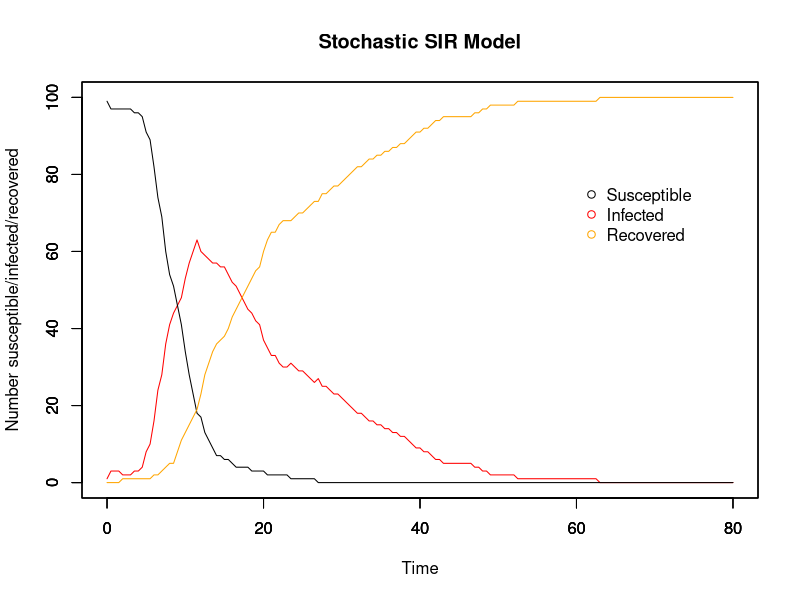
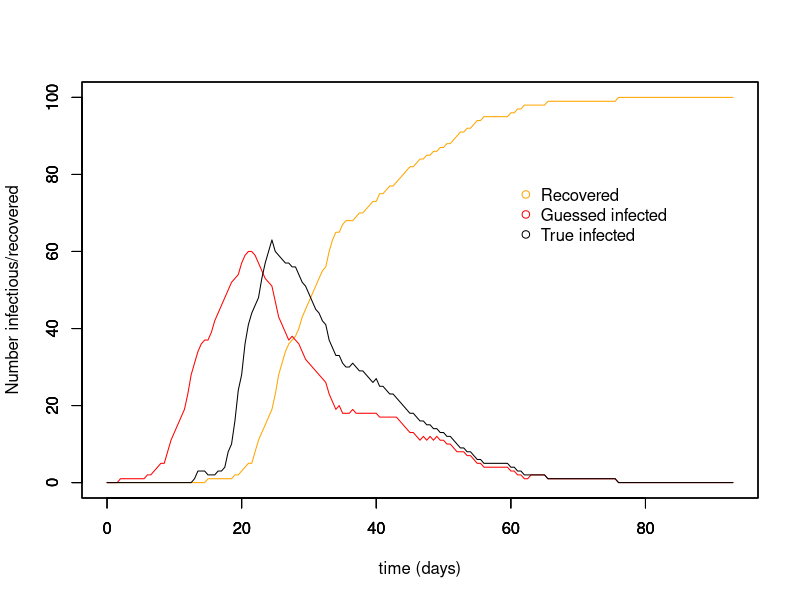

The R source for these figures, in order: (Note: a time limit stopped this script after it produced the figures.)
# MCMC estimating stochastic processes
# 3 unknonws: beta, gamma, and the time of infection for each individual
# 17/11/17

##########################
## Input values for SIR ##
##########################

# Time
timestep <- 0.5
end <- 80
times <- seq(0, end, by = timestep)

# Initial population: N-1 susceptible, 1 infectious, 0 recovered
init.values = c(
  S = 100-1,
  I = 1,
  R = 0
)
N = sum(init.values)

# Beta & gammma
beta <- 5e-3
gamma <- 8e-2
1/gamma

###############
## The model ##
###############

# Array for holding collective disease status information for whole period of time
data <- array(0, dim =c(length(times), length(init.values)+3))
data[,1] <- times # make first column the timesteps to make plotting easier later on

set.seed(7) # Good ones: 7, 14, 22, 30

# For loops for calculating the numbers susceptible, infected, and recovered at each timepoint
for (time in times){
  if (time == 0){ # Set up the number of S/I/R at time 0
    data[1,2] <- init.values["S"] # number of susceptibles at time 0
    data[1,3] <- init.values["I"] # number of infecteds at time 0
    data[1,4] <- init.values["R"] # number of recovereds at time 0
    data[1,5] <- init.values["I"] # number newly infected at time 0
    data[1,6] <- init.values["R"] # number newly recovered at time 0
    
  } else{
    whole_time <- 1/timestep * time # makes time into the whole number that it corresponds to in the array
    
    inf <- rbinom(1, size = data[whole_time,2], (1-(exp(-beta*data[whole_time,3]*timestep)))) # number who become infected in this timestep
    rec <- rbinom(1, size = data[whole_time,3], (1-(exp(-gamma*timestep)))) # number who become recovered in this timestep
    
    data[whole_time+1,2] <- data[whole_time,2] - inf # number of susceptibles at other times
    
    data[whole_time+1,3] <- data[whole_time,3]  + inf - rec # number of infecteds at other times
    
    data[whole_time+1,4] <- data[whole_time,4] + rec # number of recovereds at other times
    
    data[whole_time+1,5] <- data[whole_time+1,3] - data[whole_time,3] + data[whole_time+1,4] - data[whole_time,4] # number of newly infected
    
    data[whole_time+1,6] <- data[whole_time+1,4] - data[whole_time,4] # number of newly recovered
  }
}

###############
## SIR plots ##
###############

run_stoch <- data.frame(data) # make array into a dataframe
colnames(run_stoch) <- c("time","S", "I", "R", "new_I", "new_R")

par(mfrow = c(1,1))

# Plot for SIR model
plot(x = run_stoch$time, y = run_stoch$I, type = "l", col = "red", ylim = c(0,N),
     xlab = "Time", ylab = "Number susceptible/infected/recovered", main = "Stochastic SIR Model")
par(new=T)
plot(x = run_stoch$time, y = run_stoch$S, type = "l", ylim = c(0,N), ylab = "", xlab = "") # add susceptible line
par(new=T)
plot(x = run_stoch$time, y = run_stoch$R, type = "l", col = "orange", ylim = c(0,N), ylab = "", xlab = "") # recovered

# Add legend
legend(60, 0.8*N, c("Susceptible", "Infected", "Recovered"), pch = 1, col = c("black", "red", "orange"), bty = "n")

#################
## Guess new_I ##
#################

inf_period <- ceiling(1/gamma) # mean infectious period calculated from gamma
inf_timestep <- inf_period/timestep # translates infectious days into no. of timesteps

# Calculating the new guessed parameters
# for (i in 1:nrow(run_stoch)){
# run_stoch$guess_new_I[i] <- if(i == 1){
#   sum(run_stoch$new_R[1:inf_timestep+1])
#   } else{
#     run_stoch$new_R[i+(inf_timestep)] # guess newly infected, translates days into no. of timesteps
#     }
#   
#   run_stoch$guess_I[i] <- if(i == 1){
#     run_stoch$guess_new_I[i] 
#     } else{
#       run_stoch$guess_I[i-1] + run_stoch$guess_new_I[i] - run_stoch$new_R[i]
#       }
#     # run_stoch$guess_I[i] <- run_stoch$R[i+(inf_period/timestep)] - run_stoch$R[i]
# 
# run_stoch$guess_S[i] <- N - (run_stoch$R[i] + run_stoch$guess_I[i])
# }

times = times + inf_timestep
zero_array <- array(0, dim = c(inf_timestep, ncol(run_stoch)))
colnames(zero_array) <- c("time","S", "I", "R", "new_I", "new_R")
run_stoch <- rbind(zero_array, run_stoch)
run_stoch$time <- seq(0, (end+inf_period), by = timestep)

for (i in 1:nrow(run_stoch)){
  run_stoch$guess_new_I[i] <- {
    run_stoch$new_R[i+(inf_timestep)] # guess newly infected, translates days into no. of timesteps
  }
  
  run_stoch$guess_I[i] <- if(i == 1){
    run_stoch$guess_new_I[i] 
  } else{
    run_stoch$guess_I[i-1] + run_stoch$guess_new_I[i] - run_stoch$new_R[i]
  }
  run_stoch$guess_S[i] <- N - (run_stoch$R[i] + run_stoch$guess_I[i])
}

run_stoch[is.na(run_stoch)] <- 0

plot(run_stoch$time, run_stoch$R, ylim = c(0,N), type = "l", col = "orange", xlab = "time (days)", ylab = "Number infectious/recovered")
par(new=T)
plot(run_stoch$time, run_stoch$guess_I, ylim = c(0,N), type = "l", col = "red", xlab = " ", ylab = " ")
par(new=T)
plot(x = run_stoch$time, y = run_stoch$I, type = "l", col = "black", ylim = c(0,N), xlab = " ", ylab = " ")
legend(60, 0.8*N, c("Recovered", "Guessed infected", "True infected"), pch = 1, col = c("orange", "red", "black"), bty = "n")

##################################
## Likelihood, prior, posterior ##
##################################

# Likelihood distribution
likelihood <- function(param){
  beta = as.numeric(param[1,1])
  gamma = as.numeric(param[2,1])
  I = as.numeric(param[,2]) # Infected
  new_I = as.numeric(param[,3]) # Newly infected

  total = array(0, dim = (c(nrow(run_stoch))))
  
  for (i in 1:nrow(run_stoch)){
    S = (N - I[i] - run_stoch$R[i]) # Susceptibles
    betalikelihood = dbinom(new_I[i+1], S, (1-(exp(-beta*I[i]*timestep))), log = T)
    gammalikelihood = dbinom(run_stoch$new_R[i+1], I[i], (1-(exp(-gamma*timestep))), log = T)
    #print(c(new_I[i+1], S, I[i], beta, betalikelihood))
    #print(c(S, betalikelihood))
    if (is.na(new_I[i+1]) == F & betalikelihood == -Inf){
      betalikelihood = -1000
    }
    if (is.na(new_I[i+1]) == F & gammalikelihood == -Inf){
      gammalikelihood = -1000
    }
    total[i] = (betalikelihood + gammalikelihood)
  }
  
  ll = sum(total, na.rm = T)
  return(ll)
}

# Prior distribution
prior <- function(param){
  beta = as.numeric(param[1,1])
  gamma = as.numeric(param[2,1])
  
  betaprior = dunif(beta, min = 0, max = 100, log = T)
  gammaprior = dunif(gamma, min = 0, max = 100, log = T)
  return(betaprior + gammaprior)
}

# Posterior distribution
posterior <- function(param){
  return (likelihood(param) + prior(param))
}

# Proposal function for infectious
inf_proposalfunction <- function(param){
  changed_I <- sample(length(times), 1)
  inf_list <- c(-1, 1) # used for choosing -1 or +1 randomly
  
  inf <- sample(c(-1, 1), 1) # will the change at that timepoint be + or - 1 I
  
  neighbour <- if (changed_I == 1){
    changed_I + 1
    } else if (changed_I == length(times)){
      changed_I - 1
      } else{
        changed_I + sample(inf_list, 1) # will choose which neighbouring timepoint is also affected
        }

  param[changed_I[1],2] = param[changed_I[1], 2] + inf
  param[changed_I[1],3] = param[changed_I[1], 3] + inf
  #param[neighbour,2] = param[neighbour, 2] - inf
  #param[neighbour,3] = param[neighbour, 3] - inf
  return(param)
}

# Proposal function for beta and gamma
proposalfunction <- function(param){
  param[1,1] = rnorm(1, mean = param[1,1], sd = 0.005 ) # beta proposal
  param[2,1] = rnorm(1, mean = param[2,1], sd = 0.1) # gamma proposal
  return(param)
  }

##########
## MCMC ##
##########

run_metropolis_MCMC <- function(startvalue, iterations){
  chain = array(dim = c(nrow(startvalue), iterations+1, ncol(startvalue))) # Array for storing chain data

  chain[1,1,1] = startvalue[1,1] # beta
  chain[2,1,1] = startvalue[2,1] # gamma
  chain[,1,2] = startvalue[,2] # all infectious
  chain[,1,3] = startvalue[,3] # newly infectious
  
  for (i in 1:iterations){
    
    # Infectious
    inf_proposal = inf_proposalfunction(chain[,i,])

    # Check susceptibles for negative numbers
    S = array(dim = c(nrow(startvalue)))

    for (time in (1:nrow(startvalue))){
      S[time] = (N - (inf_proposal[time,2] + run_stoch$R[time]))
    }
    
    if(min(inf_proposal[,2]) < 0 | min(inf_proposal[,3]) < 0 | min(S) < 0){
      chain[,i+1,2:3] = chain[,i,2:3]

      } else{
        inf_probab = posterior(inf_proposal) - posterior(chain[,i,])
          if (log(runif(1)) < inf_probab){
            chain[,i+1,2:3] = inf_proposal[,2:3]
            } else{
              chain[,i+1,2:3] = chain[,i,2:3]
              }
        }
    
    # Beta and gamma
    proposal = proposalfunction(chain[,i,]) # beta proposal and gamma proposal
    
    if (proposal[1,1] < 0.0 & proposal[2,1] < 0.0 ){
      chain[1:2,i+1,1] = chain[1:2,i,1]
      
      } else if (proposal[1,1] < 0.0 & proposal[2,1] >= 0.0){
        proposal[1,1] = chain[1,i,1]
        probab = posterior(proposal) - posterior(chain[,i,])
        if (log(runif(1)) < probab){
          chain[,i+1,1] = proposal[,1]
          } else{
            chain[,i+1,1] = chain[,i,1]
            }
      
        } else if (proposal[1,1] >= 0.0 & proposal[2,1] < 0.0){
          proposal[2,1] = chain[2,i,1]
          probab = posterior(proposal) - posterior(chain[,i,])
          if (log(runif(1)) < probab){
            chain[,i+1,1] = proposal[,1]
          } else{
            chain[,i+1,1] = chain[,i,1]
            }
      
          } else{
            probab = posterior(proposal) - posterior(chain[,i,])
            if (log(runif(1)) < probab){
              chain[,i+1,1] = proposal[,1]
              } else{
                chain[,i+1,1] = chain[,i,1]
                }
            }
    # Print every nth iteration, to know how far along run is
    if (i%%(iterations/20) == 0) {
      print(i)
    }
    
  }
  return(chain)
}

# Where to start the chain for beta, gamma, and I
startvalue <- array(dim = c(nrow(run_stoch), 3))
startvalue[1,1] <- 0.01 # beta guess
startvalue[2,1] <- 0.01 # gamma guess
startvalue[,2] <- run_stoch$guess_I # I guess
startvalue[,3] <- run_stoch$guess_new_I # new I guess

# Number of runs
iterations = 100000

# Run the MCMC
set.seed(4)
chain <- run_metropolis_MCMC(startvalue, iterations)

# The beginning of the chain is biased towards the starting point, so take them out
# normally burnin is 10%-50% of the runs
burnIn = 0.5*iterations
acceptance <- 1-mean(duplicated(chain[,-(1:burnIn),]))
inf_acceptance <- 1-mean(duplicated(chain[,-(1:burnIn),2]))

################
## MCMC Plots ##
################

par(mfrow = c(2,2))

hist(chain[1,-(1:burnIn),1],nclass=30, main="Posterior of beta")
abline(v = mean(chain[1,-(1:burnIn),1]), col = "red")

hist(chain[2, -(1:burnIn),1],nclass=30, main="Posterior of gamma")
abline(v = mean(chain[2,-(1:burnIn),1]), col = "red")

plot(chain[1, -(1:burnIn),1], type = "l", main = "Chain values of beta")

plot(chain[2, -(1:burnIn),1], type = "l", main = "Chain values of gamma")

# Plot beta vs. gamma
par(mfrow = c(1,1))
library(RColorBrewer)
library(MASS)

# plot(x = chain[2,,1], y = chain[1,,1], xlab = "Gamma", ylab = "Beta", pch = 20, cex = 0.8)

k <- 11
my.cols <- rev(brewer.pal(k, "RdYlBu"))
z <- kde2d(chain[2,,1], chain[1,,1], n=50)
filled.contour(z, nlevels=k, col=my.cols, xlab = "Gamma", ylab = "Beta")
 
par(mfrow = c(1,1))

# plot(chain[,1,2], ylim = c(0, N), type = "line", col = "red", xlab = " ", ylab = " ")
#   for(i in 1:iterations){
#   lines(chain[,i,2], type = "line", lty = 2, col = "black", xlab = " ", ylab = " ")
#   }
#   lines(run_stoch$I, type = "line", col = "grey", xlab = " ", ylab = " ")
  
plot(chain[,1,2], ylim = c(0, N), type = "l", col = "red", xlab = " ", ylab = " ")
  lines(run_stoch$I, type = "l", col = "grey", xlab = " ", ylab = " ")  
  lines(chain[,iterations,2], type = "l", lty = 2, col = "black", xlab = " ", ylab = " ")
  

########################################################################################################################

########################################################################################################################
  
num <- array(1, dim = c(2,3))
#new_values <- c(1,2,3)
rbind(data.frame(1,2,3), num)
  
